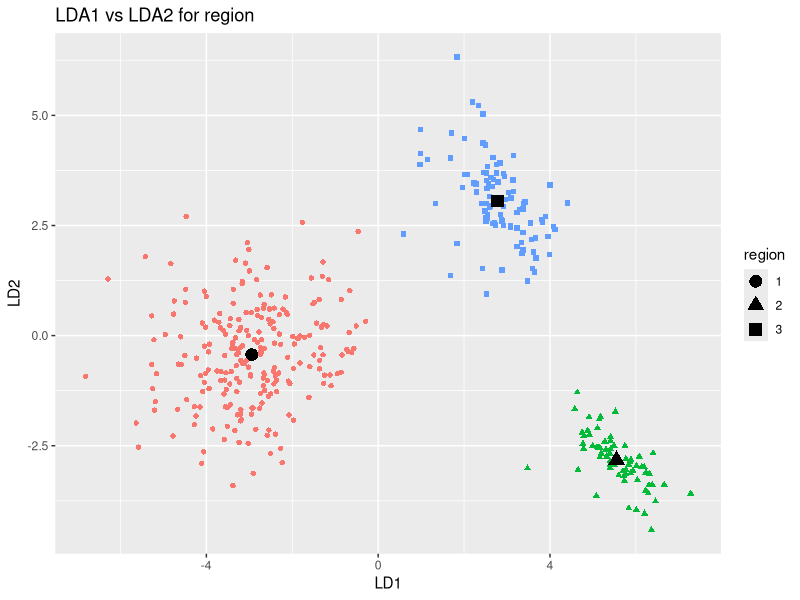

Write R code to recreate this figure.
## ---- chunk 1
knitr::opts_chunk$set(echo = TRUE)
library(MASS)
## ---- chunk 2
winetrain <- read.csv("WineTrain.csv")
winetest <- read.csv("WineTest.csv")
winetrain$Class <- as.factor(winetrain$Class)
winetrain$Wine.Color <- as.factor(winetrain$Wine.Color)
winetest$Class <- as.factor(winetest$Class)
winetest$Wine.Color <- as.factor(winetest$Wine.Color)
head(winetest)
head(winetrain)
## ---- chunk 3
# wine training data glm model
winetrainglm <- glm(Class ~ . - X - Class, data = winetrain, family = binomial())
summary(winetrainglm)
## ---- chunk 4
# wine training data confusion matrix
winetrainprob <- predict(winetrainglm, data = winetrain, type = "response")
wtrainpredl <- rep("Good", length(winetrainprob))
wtrainpredl[winetrainprob <= 0.5] <- "Bad"
table(wtrainpredl, winetrain$Class)
# misclassification rate
mean(wtrainpredl != winetrain$Class)
## ---- chunk 5
# wine testing data confusion matrix
winetestprob <- predict(winetrainglm, data = winetrain, newdata = winetest, type = "response")
wtestpredl <- rep("Good", length(winetestprob))
wtestpredl[winetestprob <= 0.5] <- "Bad"
table(wtestpredl, winetest$Class)
# misclassification rate
mean(wtestpredl != winetest$Class)
## ---- chunk 6
# lda model
winelda <- lda(Class ~ . - X - Class, data = winetrain)
winelda
## ---- chunk 7
library(caret)
## ---- chunk 8
# training data confusion matrix
t1 <- table(predict(winelda)$class, winetrain$Class)
print(confusionMatrix(t1))
## ---- chunk 9
# training data misclassification rate
winepred1 <- predict(winelda, winetrain)
wine.classify <- winepred1$class
wine.classperc <- mean(wine.classify != winetrain$Class) 
wine.classperc
## ---- chunk 10
# testing data confusion matrix
t2 <- table(predict(winelda, winetest)$class, winetest$Class)
print(confusionMatrix(t2))
## ---- chunk 11
# misclassification rate for testing data
winepred2 <- predict(winelda, winetest)
wine.classify2 <- winepred2$class
wine.classperc2 <- mean(wine.classify2 != winetest$Class) 
wine.classperc2
## ---- chunk 12
# qda model
wineqda <- qda(Class ~ . - X - Class, data = winetrain, method = "mle")
wineqda
## ---- chunk 13
# training confusion matrix
wqdapred <- predict(wineqda)$class
table(wqdapred, winetrain$Class)
# misclassification rate
mean(winetrain$Class != wqdapred)
## ---- chunk 14
# testing confusion matrix
wqdapred2 <- predict(wineqda, winetest)$class
table(wqdapred2, winetest$Class)
# misclassification rate
mean(winetest$Class != wqdapred2)
## ---- chunk 15
library(class)
## ---- chunk 16
set.seed(113355)
winetestX <- winetest[-c(1,14)]
winetrainX <- winetrain[-c(1,14)]
winetestY <- winetest$Class
winetrainY <- winetrain$Class
winetrainX[-c(1)] <- scale(winetrainX[-c(1)])
winetestX[, -1] <- scale(winetestX[, -1])
winetrainX$Wine.Color <- as.numeric(winetrainX$Wine.Color)
winetestX$Wine.Color <- as.numeric(winetestX$Wine.Color)
wineknn <- knn(winetrainX, winetestX, winetrainY, k = 25)
table(wineknn, winetestY)
mean(wineknn != winetestY)
## ---- chunk 17
olives <- read.csv("Olives.csv")
olives$region <- as.factor(olives$region)
olives$area <- as.factor(olives$area)
set.seed(1234567)
i = 1:dim(olives)[1]
i.train <- sample(i, 400, replace = FALSE)
O.train <- olives[i.train,]
O.test <- olives[-i.train,]
O.testY <- O.test$region
## ---- chunk 18
library(e1071)
## ---- chunk 19
olive.nb <- naiveBayes(region ~ . - X - region, data = O.train)
olive.nb
## ---- chunk 20
olive.fit <- predict(olive.nb, O.test)
table(olive.fit, O.test$region)
mean(olive.fit != O.testY)
## ---- chunk 21
oliveslda <- lda(region ~ . - X - region, data = O.train)
## ---- chunk 22
t_olive <- table(predict(oliveslda, O.test)$class, O.test$region)
print(confusionMatrix(t_olive))
## ---- chunk 23
olivespred <- predict(oliveslda, O.test)
olives.classify <- olivespred$class
mean(olives.classify != O.test$region)
## ---- chunk 24
oliveslda
## ---- chunk 25
library(ggplot2)
## ---- chunk 26
LD1 <- predict(oliveslda)$x[,1]
LD2 <- predict(oliveslda)$x[,2]
centroids <- aggregate(data = O.train, cbind(LD1, LD2) ~ region, mean)
cenplot <- ggplot(data = O.train, aes(LD1, LD2, colour = region, shape = region)) + geom_point()
cenplot + ggtitle("LDA1 vs LDA2 for region") + geom_point(size = 1) + geom_point(data = centroids, size = 4, colour = "black")
## ---- chunk 27
O.train$area <- as.numeric(O.train$area)
O.test$area <- as.numeric(O.test$area)
# qda model
olivesqda <- qda(region ~ . - X - region, data = O.train, method = "mle")
# testing confusion matrix
oqdapred <- predict(olivesqda, O.test)$class
table(oqdapred, O.test$region)
# misclassification rate
mean(O.test$region != oqdapred)
## ---- chunk 28
summary(olivesqda)
